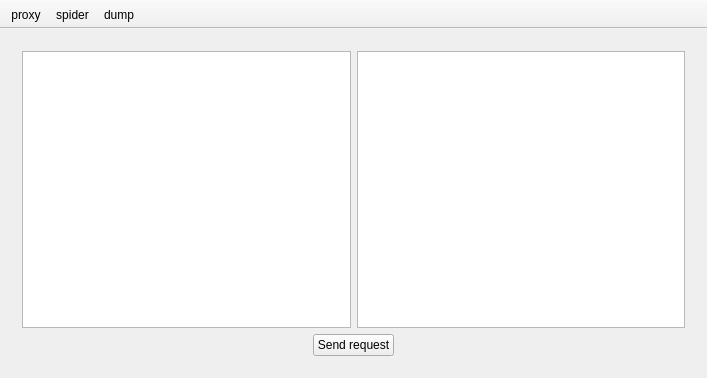
<?xml version="1.0" encoding="UTF-8"?>
<ui version="4.0">
 <class>MainWindow</class>
 <widget class="QMainWindow" name="MainWindow">
  <property name="geometry">
   <rect>
    <x>0</x>
    <y>0</y>
    <width>707</width>
    <height>378</height>
   </rect>
  </property>
  <property name="windowTitle">
   <string>Aracne</string>
  </property>
  <widget class="QWidget" name="centralWidget">
   <layout class="QVBoxLayout" name="verticalLayout_2">
    <item>
     <widget class="QStackedWidget" name="stackedWidget">
      <property name="currentIndex">
       <number>0</number>
      </property>
      <widget class="QWidget" name="page">
       <layout class="QHBoxLayout" name="horizontalLayout_3">
        <item>
         <layout class="QVBoxLayout" name="verticalLayout">
          <item>
           <layout class="QHBoxLayout" name="horizontalLayout">
            <item>
             <widget class="QPlainTextEdit" name="plainTextEdit"/>
            </item>
            <item>
             <widget class="QPlainTextEdit" name="plainTextEdit_2"/>
            </item>
           </layout>
          </item>
          <item>
           <layout class="QHBoxLayout" name="horizontalLayout_2">
            <item>
             <spacer name="horizontalSpacer">
              <property name="orientation">
               <enum>Qt::Horizontal</enum>
              </property>
              <property name="sizeHint" stdset="0">
               <size>
                <width>40</width>
                <height>20</height>
               </size>
              </property>
             </spacer>
            </item>
            <item>
             <widget class="QPushButton" name="pushButton">
              <property name="text">
               <string>Send request</string>
              </property>
             </widget>
            </item>
            <item>
             <spacer name="horizontalSpacer_2">
              <property name="orientation">
               <enum>Qt::Horizontal</enum>
              </property>
              <property name="sizeHint" stdset="0">
               <size>
                <width>40</width>
                <height>20</height>
               </size>
              </property>
             </spacer>
            </item>
           </layout>
          </item>
         </layout>
        </item>
       </layout>
      </widget>
      <widget class="QWidget" name="page_2">
       <layout class="QHBoxLayout" name="horizontalLayout_6">
        <item>
         <layout class="QVBoxLayout" name="verticalLayout_3" stretch="1,10">
          <property name="sizeConstraint">
           <enum>QLayout::SetMinAndMaxSize</enum>
          </property>
          <item>
           <layout class="QHBoxLayout" name="horizontalLayout_5" stretch="1,13,0,0,2">
            <property name="sizeConstraint">
             <enum>QLayout::SetMinAndMaxSize</enum>
            </property>
            <item>
             <widget class="QLabel" name="label">
              <property name="sizePolicy">
               <sizepolicy hsizetype="Preferred" vsizetype="Minimum">
                <horstretch>0</horstretch>
                <verstretch>0</verstretch>
               </sizepolicy>
              </property>
              <property name="minimumSize">
               <size>
                <width>0</width>
                <height>25</height>
               </size>
              </property>
              <property name="maximumSize">
               <size>
                <width>16777215</width>
                <height>30</height>
               </size>
              </property>
              <property name="text">
               <string>URL:</string>
              </property>
              <property name="alignment">
               <set>Qt::AlignCenter</set>
              </property>
             </widget>
            </item>
            <item>
             <widget class="QTextEdit" name="textEdit">
              <property name="sizePolicy">
               <sizepolicy hsizetype="Preferred" vsizetype="Minimum">
                <horstretch>1</horstretch>
                <verstretch>0</verstretch>
               </sizepolicy>
              </property>
              <property name="minimumSize">
               <size>
                <width>1</width>
                <height>25</height>
               </size>
              </property>
              <property name="maximumSize">
               <size>
                <width>16777215</width>
                <height>30</height>
               </size>
              </property>
              <property name="verticalScrollBarPolicy">
               <enum>Qt::ScrollBarAlwaysOff</enum>
              </property>
             </widget>
            </item>
            <item>
             <widget class="QLabel" name="label_3">
              <property name="text">
               <string>Depth:</string>
              </property>
              <property name="alignment">
               <set>Qt::AlignCenter</set>
              </property>
             </widget>
            </item>
            <item>
             <widget class="QTextEdit" name="textEdit_3">
              <property name="sizePolicy">
               <sizepolicy hsizetype="Preferred" vsizetype="Minimum">
                <horstretch>1</horstretch>
                <verstretch>0</verstretch>
               </sizepolicy>
              </property>
              <property name="minimumSize">
               <size>
                <width>1</width>
                <height>25</height>
               </size>
              </property>
              <property name="maximumSize">
               <size>
                <width>60</width>
                <height>30</height>
               </size>
              </property>
              <property name="verticalScrollBarPolicy">
               <enum>Qt::ScrollBarAlwaysOff</enum>
              </property>
             </widget>
            </item>
            <item>
             <widget class="QPushButton" name="pushButton_2">
              <property name="sizePolicy">
               <sizepolicy hsizetype="Preferred" vsizetype="Minimum">
                <horstretch>1</horstretch>
                <verstretch>0</verstretch>
               </sizepolicy>
              </property>
              <property name="minimumSize">
               <size>
                <width>1</width>
                <height>25</height>
               </size>
              </property>
              <property name="maximumSize">
               <size>
                <width>16777215</width>
                <height>30</height>
               </size>
              </property>
              <property name="text">
               <string>spider</string>
              </property>
             </widget>
            </item>
           </layout>
          </item>
          <item>
           <widget class="QScrollArea" name="scrollArea">
            <property name="styleSheet">
             <string notr="true">border:0</string>
            </property>
            <property name="widgetResizable">
             <bool>true</bool>
            </property>
            <widget class="QWidget" name="scrollAreaWidgetContents">
             <property name="geometry">
              <rect>
               <x>0</x>
               <y>0</y>
               <width>669</width>
               <height>275</height>
              </rect>
             </property>
             <layout class="QHBoxLayout" name="horizontalLayout_4">
              <item>
               <widget class="QPlainTextEdit" name="plainTextEdit_3">
                <property name="styleSheet">
                 <string notr="true"/>
                </property>
                <property name="readOnly">
                 <bool>true</bool>
                </property>
                <property name="plainText">
                 <string/>
                </property>
               </widget>
              </item>
             </layout>
            </widget>
           </widget>
          </item>
         </layout>
        </item>
       </layout>
      </widget>
      <widget class="QWidget" name="page_3">
       <layout class="QHBoxLayout" name="horizontalLayout_8">
        <item>
         <layout class="QVBoxLayout" name="verticalLayout_4" stretch="1,10">
          <item>
           <layout class="QHBoxLayout" name="horizontalLayout_7" stretch="1,13,2">
            <property name="sizeConstraint">
             <enum>QLayout::SetMinAndMaxSize</enum>
            </property>
            <item>
             <widget class="QLabel" name="label_2">
              <property name="sizePolicy">
               <sizepolicy hsizetype="Preferred" vsizetype="Preferred">
                <horstretch>0</horstretch>
                <verstretch>0</verstretch>
               </sizepolicy>
              </property>
              <property name="minimumSize">
               <size>
                <width>0</width>
                <height>25</height>
               </size>
              </property>
              <property name="maximumSize">
               <size>
                <width>16777215</width>
                <height>30</height>
               </size>
              </property>
              <property name="text">
               <string>URL</string>
              </property>
              <property name="alignment">
               <set>Qt::AlignCenter</set>
              </property>
             </widget>
            </item>
            <item>
             <widget class="QTextEdit" name="textEdit_2">
              <property name="minimumSize">
               <size>
                <width>0</width>
                <height>25</height>
               </size>
              </property>
              <property name="maximumSize">
               <size>
                <width>16777215</width>
                <height>30</height>
               </size>
              </property>
             </widget>
            </item>
            <item>
             <widget class="QPushButton" name="pushButton_3">
              <property name="sizePolicy">
               <sizepolicy hsizetype="Minimum" vsizetype="Preferred">
                <horstretch>0</horstretch>
                <verstretch>0</verstretch>
               </sizepolicy>
              </property>
              <property name="minimumSize">
               <size>
                <width>0</width>
                <height>25</height>
               </size>
              </property>
              <property name="maximumSize">
               <size>
                <width>16777215</width>
                <height>30</height>
               </size>
              </property>
              <property name="text">
               <string>Dump</string>
              </property>
             </widget>
            </item>
           </layout>
          </item>
          <item>
           <spacer name="verticalSpacer">
            <property name="orientation">
             <enum>Qt::Vertical</enum>
            </property>
            <property name="sizeHint" stdset="0">
             <size>
              <width>20</width>
              <height>40</height>
             </size>
            </property>
           </spacer>
          </item>
         </layout>
        </item>
       </layout>
      </widget>
     </widget>
    </item>
   </layout>
  </widget>
  <widget class="QToolBar" name="mainToolBar">
   <property name="movable">
    <bool>false</bool>
   </property>
   <property name="toolButtonStyle">
    <enum>Qt::ToolButtonTextOnly</enum>
   </property>
   <attribute name="toolBarArea">
    <enum>TopToolBarArea</enum>
   </attribute>
   <attribute name="toolBarBreak">
    <bool>false</bool>
   </attribute>
   <addaction name="actionproxy"/>
   <addaction name="actionspider"/>
   <addaction name="actiondump"/>
  </widget>
  <action name="actionproxy">
   <property name="text">
    <string>proxy</string>
   </property>
  </action>
  <action name="actionspider">
   <property name="text">
    <string>spider</string>
   </property>
  </action>
  <action name="actiondump">
   <property name="text">
    <string>dump</string>
   </property>
  </action>
 </widget>
 <layoutdefault spacing="6" margin="11"/>
 <resources/>
 <connections/>
</ui>
